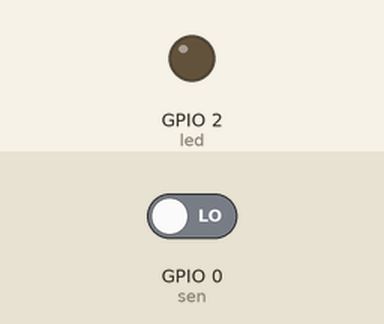
Simulated run of this sketch. Board: ESP8266 (NodeMCU). Shown: output pins drawn as LEDs (lit = HIGH). The inputs (shaded band) are chosen by the test bench; at power-on: GPIO 0 (sen) LOW. WiFi joins after 1.5 s; servers stay silent unless stated; what the sketch prints to the serial monitor is not drawn.

Above: at 1.2 s.
1.3 s: GPIO 0 (sen) driven HIGH
At 9.3 s:
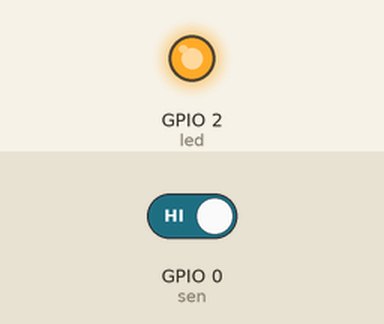
14.0 s: GPIO 0 (sen) driven LOW
At 20.6 s:
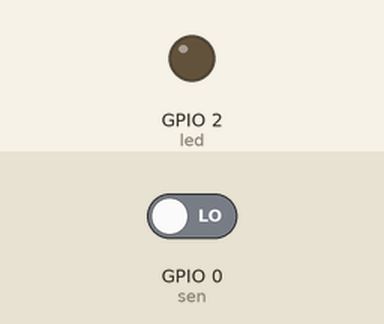
Timing chart, 0 to 22.1 s (numbered marks = the images above; inputs shaded):
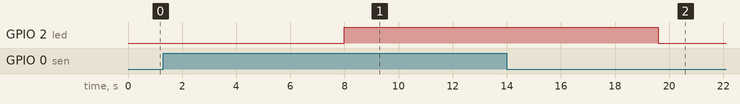

Measured:
- after the input at 1.3 s, GPIO 2 (led): LOW → HIGH after 6.7 s
- after the input at 14.0 s, GPIO 2 (led): HIGH → LOW after 5.6 s

The sketch:

working_esp01.ino
```cpp
////////////////CODE FOR SMOKE DETECTION AND CAUTION EMAIL SENDING ////////////////////


//////////ADDING ARDUION ,WIFI AND EMAIL CLIENT LIBRARIES///////////////

#include <Arduino.h>
#include <ESP8266WiFi.h>
#include <ESP_Mail_Client.h>

/////////////////////////////////////////////////////////////////////


//////////Setting up the GPIO pins of ESP01-wifi module//////////////////////


int sen = 0;  // Assigning GPIO 0 of ESP01 pin to sense the circuit
int led = 2;  // Assigning GPIO 2 of ESP01 pin to turn on LED which is on while sending mail


///////////////////////////////////////////////////////////


////////////Connecting to the WiFi Network//////////////////////////


#define WIFI_SSID "wifi name"    /* ECEF8P */
#define WIFI_PASSWORD "wifi password" /* P@55w0rd@#$ */

#define SMTP_server "smtp.office365.com"  // Server Seteup
#define SMTP_Port 587 //Port number for email reseption


///////////////////////////////////////////////////////////////////


//////////Assiging the Sender and Receptor mail address//////////////////////


#define sender_email "sendermail@something.com"
#define sender_password "sender password"

#define Recipient_email "receiver@somthing.com"

SMTPSession smtp;


//////////////////////////////////////////////////////////////////////


//////////////////The Sensing and Email Sending ////////////////////


void setup(){
  Serial.begin(115200);
  pinMode(sen, INPUT); //Stating the type of command
  pinMode(led, OUTPUT); //Stating the type of command
}
void loop(){
  delay(8000);
  if(digitalRead(sen)==HIGH){ //If smoke deteced then...
    digitalWrite(led, HIGH);
    Serial.println("Smoke Detected, Sending Mail");  // Printing On Serial Monitor
    delay(1000);


//////////////////////////////////////////////////////////////////////////

    Serial.println();
  Serial.print("Connecting...");
  WiFi.begin(WIFI_SSID, WIFI_PASSWORD);
  while (WiFi.status() != WL_CONNECTED){
    Serial.print(".");
    delay(200);
  }
  Serial.println("");
  Serial.println("WiFi connected.");
  Serial.println("IP address: ");
  Serial.println(WiFi.localIP());
  Serial.println();
  smtp.debug(1);


  ESP_Mail_Session session;


  session.server.host_name = SMTP_server ;
  session.server.port = SMTP_Port;
  session.login.email = sender_email;
  session.login.password = sender_password;
  session.login.user_domain = "";

  /* Declare the message class */
  SMTP_Message message;


  message.sender.name = "ESP01";
  message.sender.email = sender_email;
  message.subject = "SMOKE DETECTED";
  message.addRecipient("Mini Project Team",Recipient_email);

   //Send HTML message
  String htmlMsg = "<div style=\"color:#0000FF;\">Z<h1>CAUTION SMOKE/GAS LEAKEAGE DETECTED BEYOND SAFE DURATION</h1><p>This is the minor project demonstration by Batch-6 ECE-IDP</p></div>";
  message.html.content = htmlMsg.c_str();
  message.html.content = htmlMsg.c_str();
  message.text.charSet = "us-ascii";
  message.html.transfer_encoding = Content_Transfer_Encoding::enc_7bit;


  if (!smtp.connect(&session))
    return;


  if (!MailClient.sendMail(&smtp, &message))
    Serial.println("Error sending Email, " + smtp.errorReason());

}
  else{ // When no smoke has been detected by the ESP01
    digitalWrite(led, LOW);
    Serial.println("No Smoke Detected");
    delay(1000);
  }

}
```
